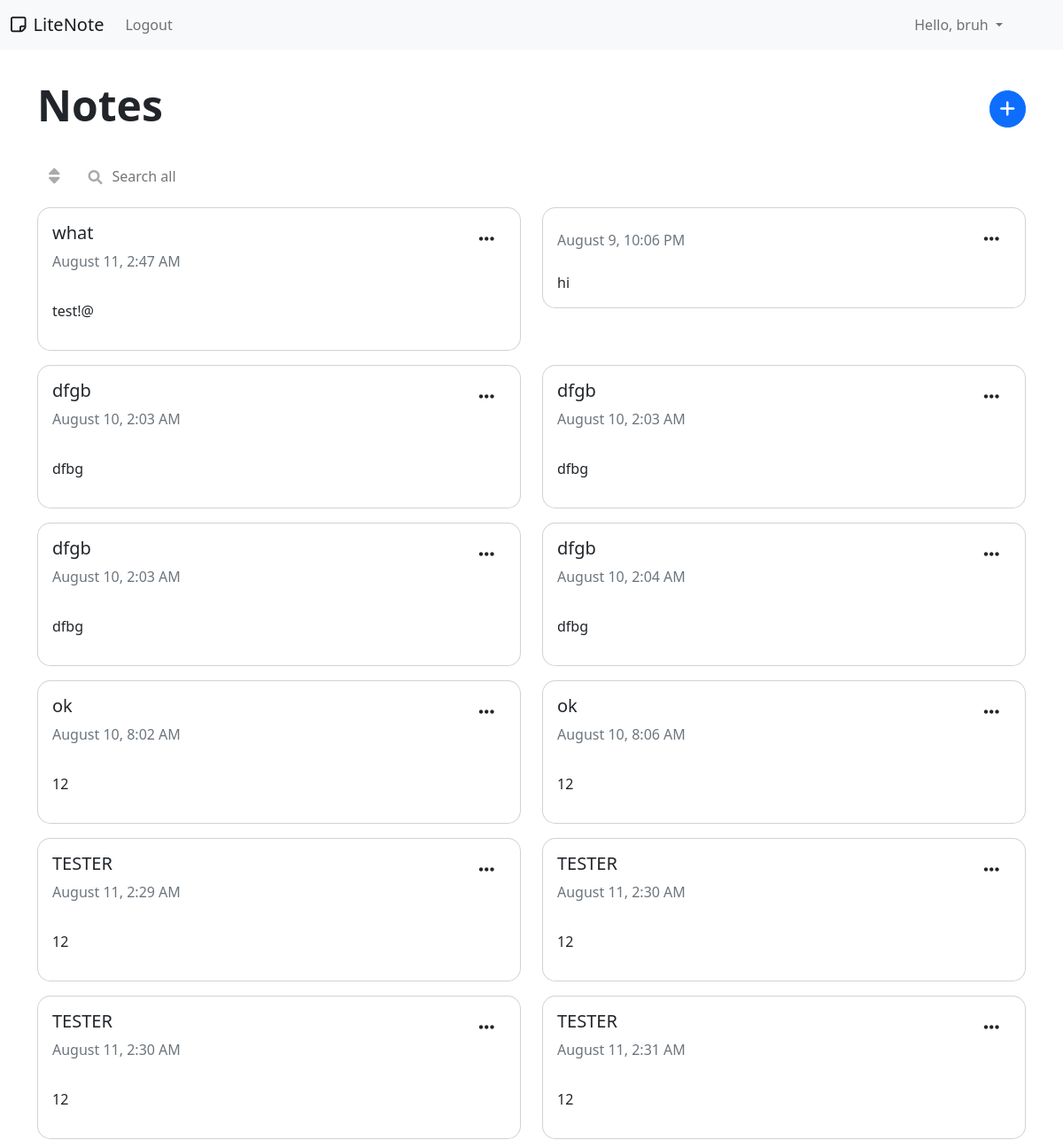
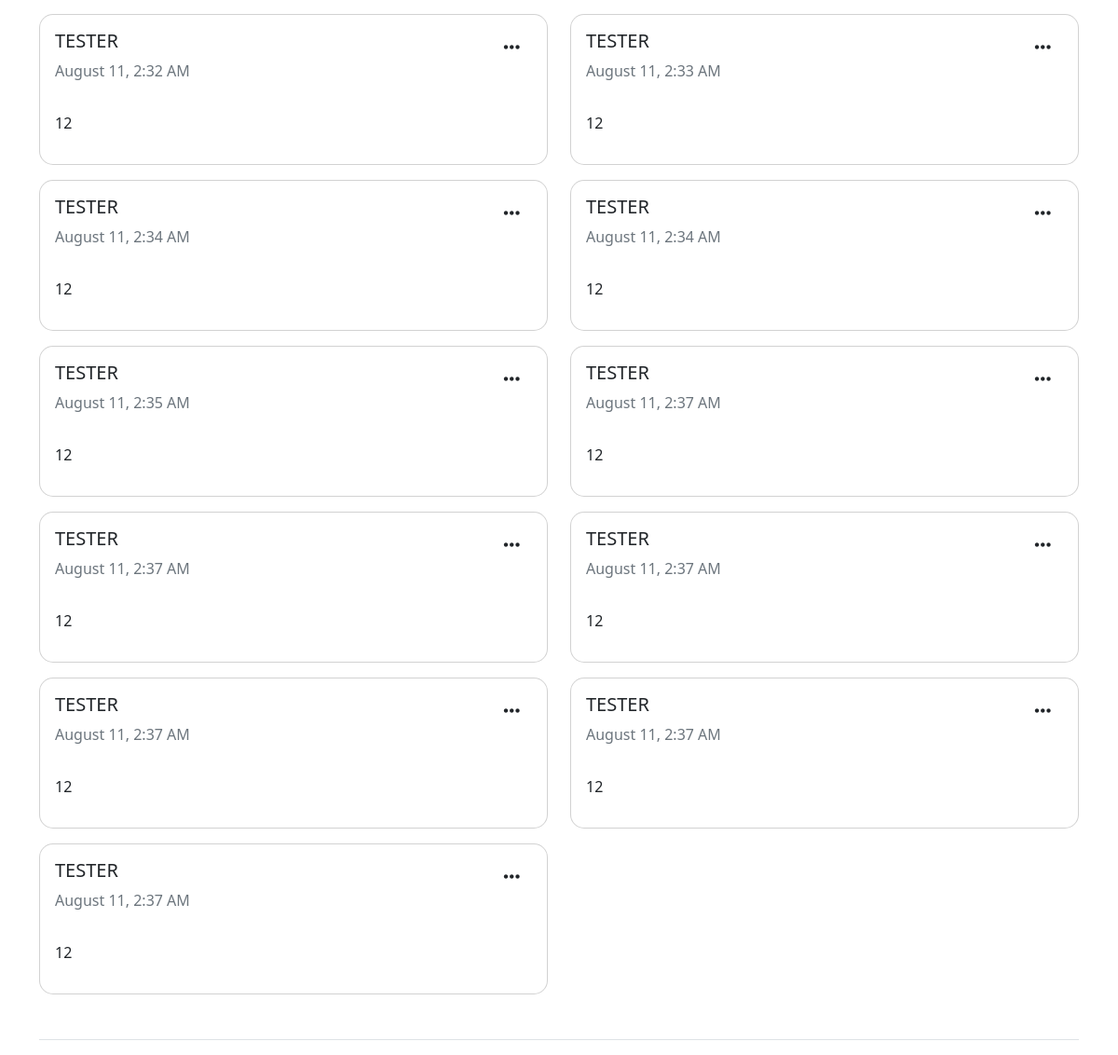
The page / (signed in) on the database as committed earlier (2 pictures, top to bottom).
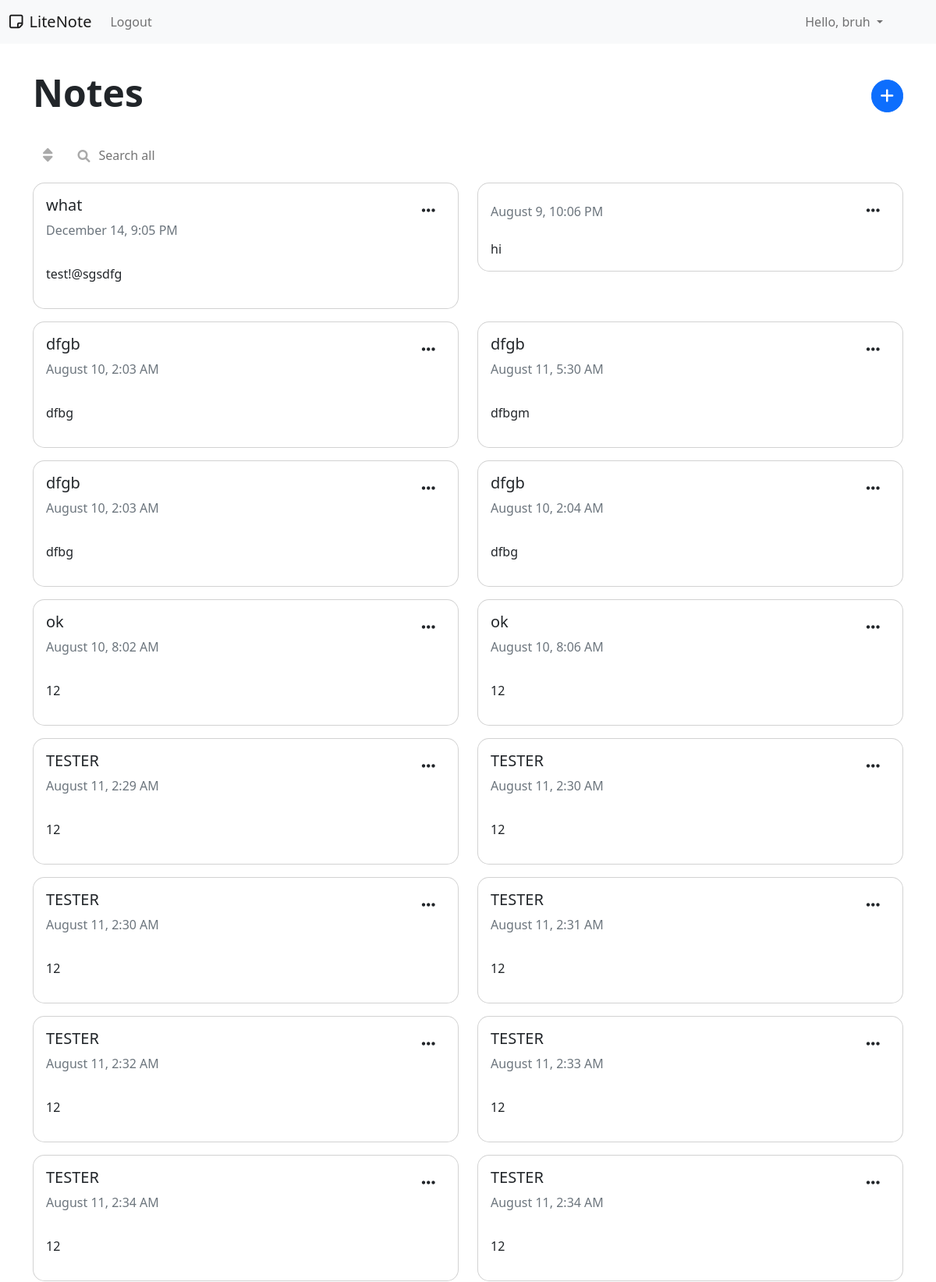
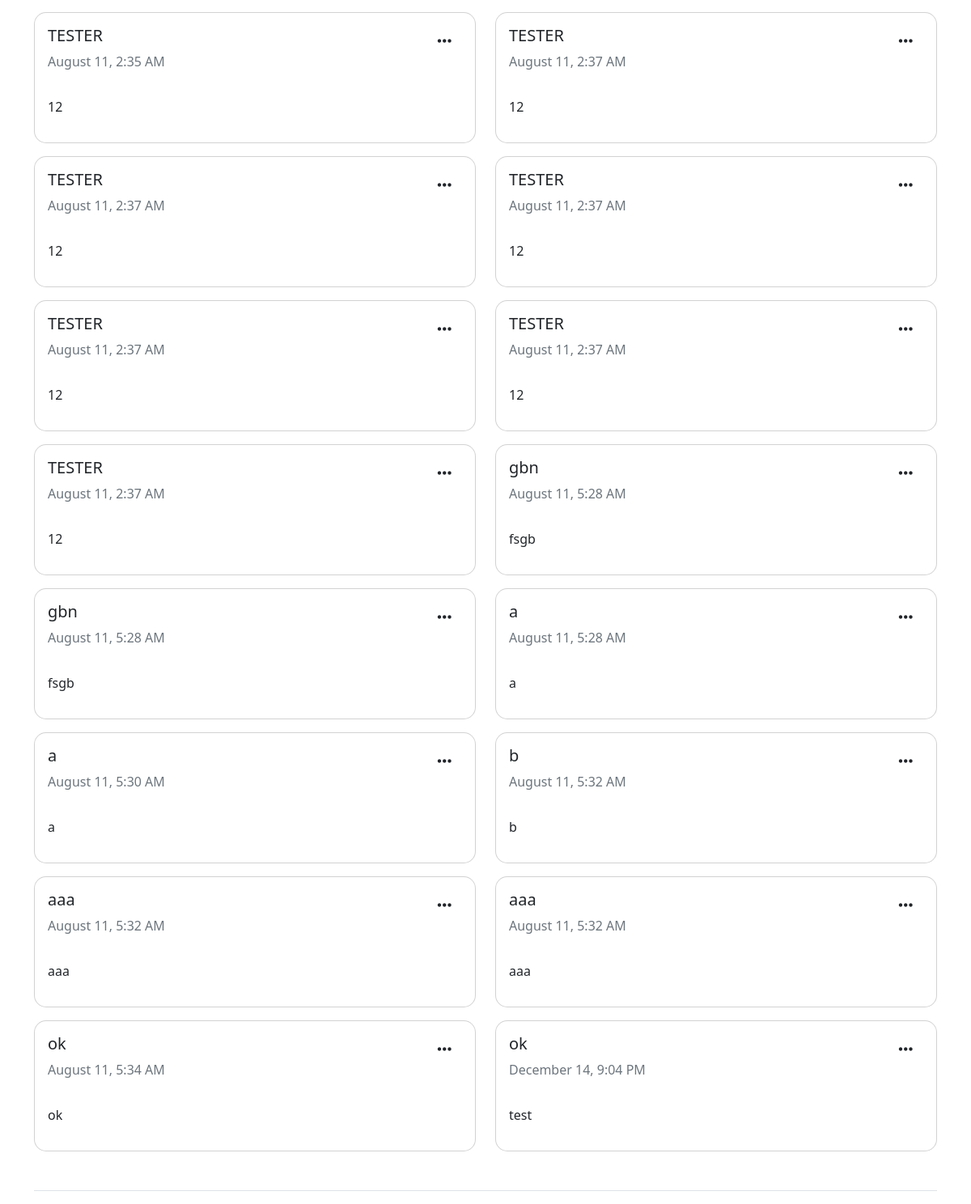
The same page on the database as committed later (2 pictures, top to bottom).
### models.py (models this page shows)
class User(db.Model, UserMixin):
    id = db.Column(db.Integer, primary_key=True)
    email = db.Column(db.String(150), unique=True)
    first_name = db.Column(db.String(150))
    password = db.Column(db.String(150))
    notes = db.relationship('Note')

class Note(db.Model):
    id = db.Column(db.Integer, primary_key=True)
    title = db.Column(db.String(100))
    data = db.Column(db.String(10000))
    time = db.Column(db.DateTime(timezone=True), default=func.now())
    user_id = db.Column(db.Integer, db.ForeignKey('user.id'))

### views.py (the view, shortened to what this page needs)
@views.route('/', methods=['GET', 'POST'])
@login_required
def home():
    return render_template("home.html", notes=current_user.notes, user=current_user, time=datetime.datetime.utcnow().strftime("%A, %B %d, %I:%M %p").replace(' 0', ' '))

### templates/home.html (shortened to what this page needs)
{% extends "base.html"%}
{% block content %}
<div class="row mt-5 mb-4">
    <div class="col">
        <h1 class="display-5 fw-bold ">Notes</h1>
    </div>
    <div class="col d-flex align-items-center justify-content-end">
        <button type="button" class="btn btn-primary float-end addNote" data-toggle="modal" data-target="#newNote">
            <i class="fas fa-plus fa-lg"></i>
        </button>
    </div>
</div>
<div class="row">
    <div class="col-xl-6 d-flex align-items-center">
        <div class="dropdown me-2">
            <button type="button" class="btn" data-bs-toggle="dropdown" aria-expanded="false" style="border-radius: 0.375rem">
                <i class="fa-solid fa-sort fa-lg" style="color: #aaa;"></i>
            </button>
        </div>
        <div class="form-group has-search" role="search" style="width: 300px">
            <input type="search" placeholder="Search all" name="search" id="searchInput" class="myform searchbox-input deletable" onkeyup="buttonUp();">
        </div>
    </div>
</div>
    <div class="row mb-5 grid" data-masonry='{"percentPosition": true }'>
        {% for note in notes %}
        <div class="cardFrame col-xl-6 mt-3 col-md-12 card-deck">
            <div class="card" style="border-radius: 15px;">
                <div class="card-body">
                    <div class="row mb-2">
                        <div class="col-8">
                            <h5 class="card-title">{{note.title}}</h5>
                            <p class="text-muted">{{note.time.strftime("%B %d, %I:%M %p").replace(' 0', ' ')}}</p>
                        </div>
                        <div class="col-4">
                            <div class="btn-group float-end">
                                <button type="button" class="btn" data-bs-toggle="dropdown" aria-expanded="false" style="border-radius: 0.375rem">
                                    <i class="fa-solid fa-ellipsis fa-lg"></i>
                                </button>
                            </div>
                        </div>
                    </div>
                    <p class="card-text">{{note.data | safe}}</p>
                </div>
            </div>
        </div>
        {% endfor %}
    </div>
    <footer class="pt-3 mt-4 text-muted border-top">
    </footer>
{% endblock %}

### templates/base.html (shortened to what this page needs)
<!DOCTYPE html>
<html lang="en">
<head>
    <link href="https://cdn.jsdelivr.net/npm/bootstrap@5.2.0/dist/css/bootstrap.min.css" rel="stylesheet">
    <link href="../static/style.css" rel="stylesheet">
    <link href="https://cdnjs.cloudflare.com/ajax/libs/font-awesome/6.0.0/css/all.min.css" rel="stylesheet" />
</head>
<body>
    <nav class="navbar fixed-top navbar-expand-md navbar-light bg-light py-2">
        <div class="container-fluid">
          <a class="navbar-brand" href="/">
             <h5 style="margin-bottom: 0px;"><i class="fa-regular fa-note-sticky me-2"></i>LiteNote</h5>
          </a>
          <div class="collapse navbar-collapse" id="navbarNav">
            <ul class="navbar-nav me-auto">
              {% if user.is_authenticated %}
              <a class="nav-item nav-link" id="logout" href="/logout">Logout</a>
              {% else %}
              <a class="nav-item nav-link" id="login" href="/login">Login</a>
              <a class="nav-item nav-link" id="signUp" href="/sign-up">Sign Up</a>
              {% endif %}
            </ul>
            {% if user.is_authenticated %}
            <ul class="navbar-nav">
              <li class="nav-item dropdown me-5">
                <a class="nav-link dropdown-toggle" href="#" role="button" data-bs-toggle="dropdown" aria-expanded="false">
                  Hello, {{user.first_name}}
                </a>
              </li>
            </ul>
            {% endif %}
          </div>
        </div>
      </nav>
      <div class="container" style="margin-top: 90px">
        {% block content %}
        {% endblock %}
      </div>
</body>
</html>

### static/style.css (style rules this page uses)
html, body { max-width: 100%; overflow-x: hidden; }
.myform { width: 100%; display: block; text-align: left; padding: 0.375rem 0.75rem; font-size: 1rem; font-weight: 400; line-height: 1.5; color: #212529; background-color: #fff; background-clip: padding-box; -webkit-appearance: none; -moz-appearance: none; appearance: none; border-radius: 0.375rem; transition: border-color .15s ease-in-out,box-shadow .15s ease-in-out; border: var(--bs-btn-border-width) solid var(--bs-btn-border-color); cursor: pointer; }
.has-search .myform { padding-left: 2.375rem; }
.addNote { border-radius: 60px; padding-left: 11px; padding-right: 11px; padding-top:8px; padding-bottom: 8px; }

Rows that differ between the two databases and show on the page:
changed Note "what": time "August 11, 2:47 AM" → "December 14, 9:05 PM"; data "test!@" → "test!@sgsdfg"
changed Note: time "August 10, 2:03 AM" → "August 11, 5:30 AM"; data "dfbg" → "dfbgm"
added Note: title "gbn", time "August 11, 5:28 AM", data "fsgb"
added Note: title "gbn", time "August 11, 5:28 AM", data "fsgb"
added Note: title "a", time "August 11, 5:28 AM", data "a"
added Note: title "a", time "August 11, 5:30 AM", data "a"
added Note: title "b", time "August 11, 5:32 AM", data "b"
added Note: title "aaa", time "August 11, 5:32 AM", data "aaa"
added Note: title "aaa", time "August 11, 5:32 AM", data "aaa"
added Note: title "ok", time "August 11, 5:34 AM", data "ok"
added Note: title "ok", time "December 14, 9:04 PM", data "test"
